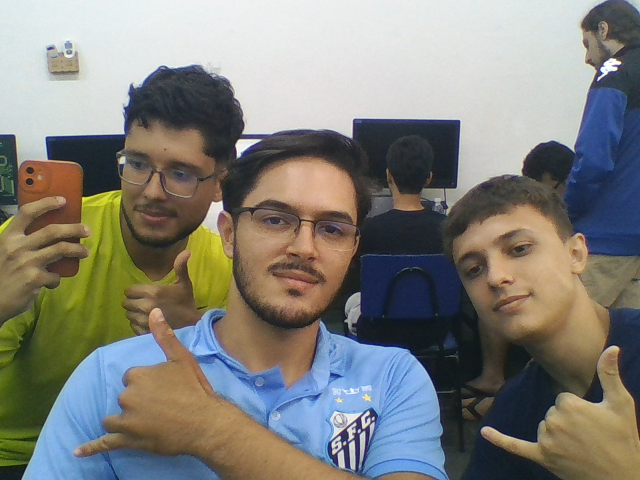
#> input picture data/JGL.png, 640 x 480 px, found by its file name
$ python exercicio2.py
#> lines starting #> are read from the running program, lines starting #| are printed output that depends on the picture
import pandas as pd
import numpy as np
import cv2
import matplotlib.pyplot as plt

# Lendo as duas imagens
image1 = cv2.imread("data/JGL.png")
#> image1 is the input picture: shape (480, 640, 3); mean B, G, R 122.4, 128.7, 129.4
image2 = cv2.imread("data/macau-parrot.jpg")
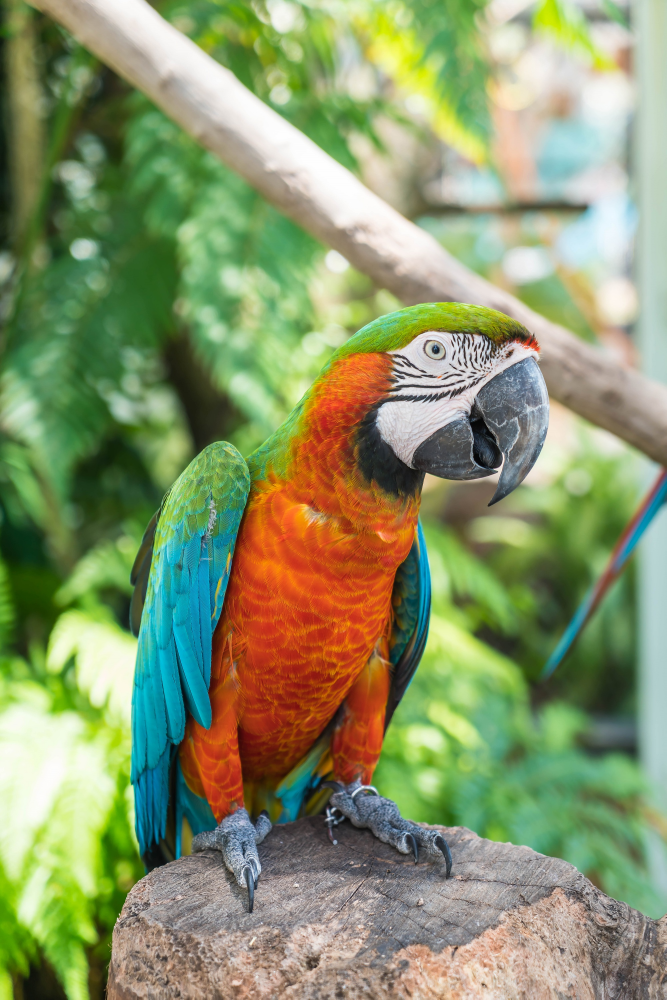
#> input picture data/macau-parrot.jpg, 2000 x 2998 px, found by its file name (shown at 1/3 size)
#> image2 is the input picture: shape (2998, 2000, 3); mean B, G, R 107.1, 149.1, 136.9

# Pegar as dimensões da primeira imagem
height, width = image1.shape[:2]
#> height = 480; width = 640

# Redimensionar a segunda imagem para ter o mesmo tamanho da primeira
image2_resized = cv2.resize(image2, (width, height))

# Converter para float para multiplicação
img1_float = image1.astype(np.float32)
img2_float = image2_resized.astype(np.float32)

# Subtracao com Clipping
sub_clipping = np.clip(image1.astype(np.int16) - image2_resized.astype(np.int16), 0, 255).astype(np.uint8)

# Multiplicacao com Clipping
mult_clipping = img1_float * img2_float / 255.0
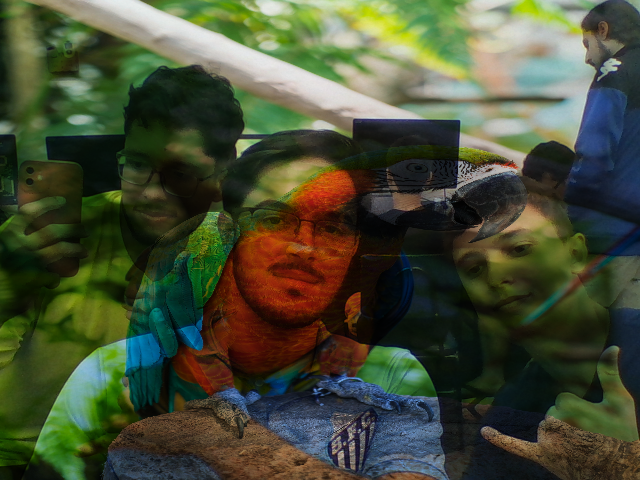
#> mult_clipping: shape (480, 640, 3) float32; mean B, G, R 53.8, 76.9, 70.4
mult_clipping = np.clip(mult_clipping, 0, 255).astype(np.uint8)

# Divisao com Clipping
div_safe = img2_float.copy()
div_safe[div_safe == 0] = 1
#> div_safe: shape (480, 640, 3) float32; mean B, G, R 107, 149, 136.8
div_clipping = img1_float / div_safe * 255.0
div_clipping = np.clip(div_clipping, 0, 255).astype(np.uint8)
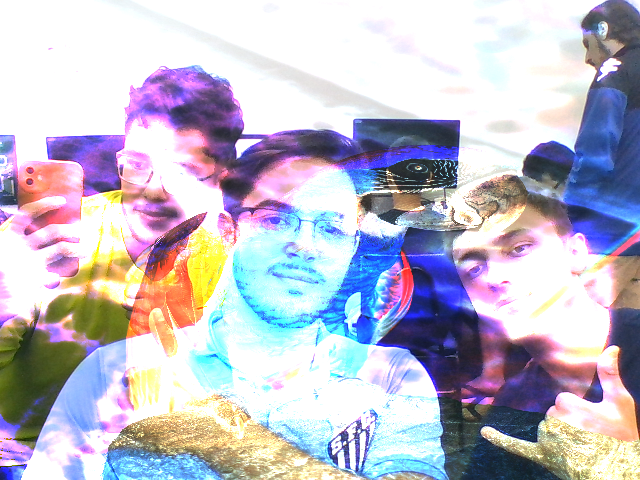
#> div_clipping: shape (480, 640, 3); mean B, G, R 202.2, 187.8, 191

# Subtracao com Média (para evitar estouro: (img1 - img2) / 2)
mediaSub = ((image1.astype(np.float32) + image2_resized.astype(np.float32)) / 2).astype(np.uint8)
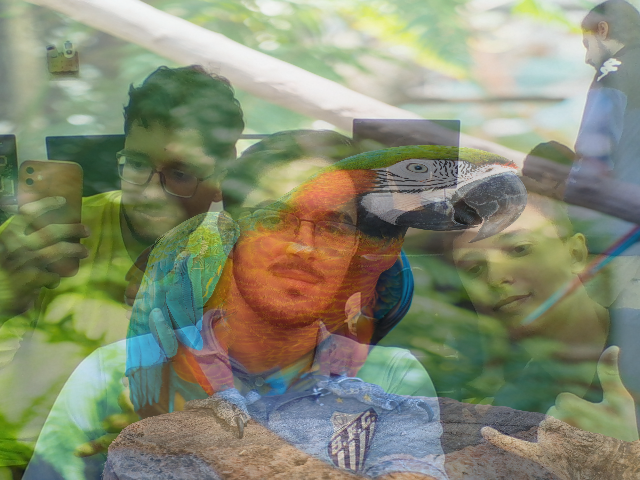
#> mediaSub: shape (480, 640, 3); mean B, G, R 114.5, 138.6, 132.8
sub_media = cv2.subtract(image1, mediaSub)
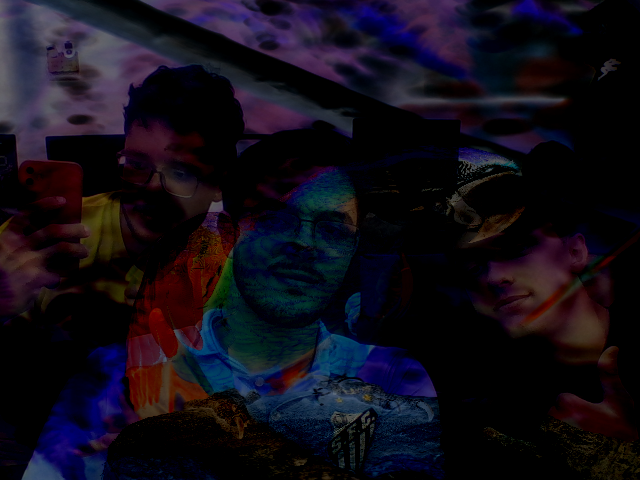
#> sub_media: shape (480, 640, 3); mean B, G, R 23.5, 13.1, 17.5

# Multiplicacao com Média
media = ((img1_float + img2_float) / 2.0)
mult_media = (img1_float * img2_float) / 255.0
mult_media = ((mult_media + media) / 2.0)
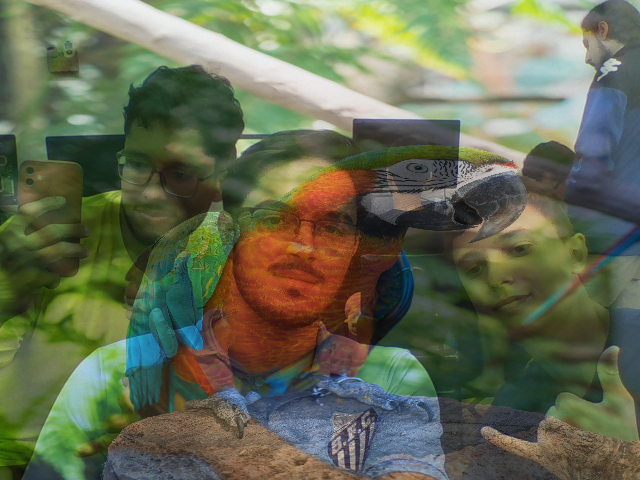
#> mult_media: shape (480, 640, 3) float32; mean B, G, R 84.2, 107.9, 101.7
mult_media = np.clip(mult_media, 0, 255).astype(np.uint8)

# Divisao com Media
div_media = (img1_float / div_safe * 255.0)
div_media = ((div_media + media) / 2.0)
div_media = np.clip(div_media, 0, 255).astype(np.uint8)
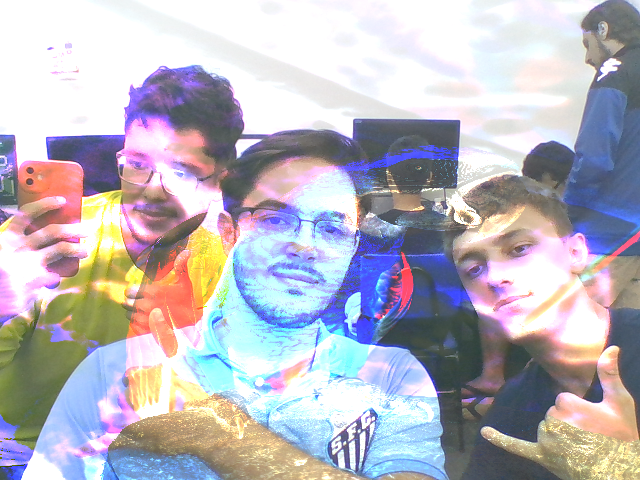
#> div_media: shape (480, 640, 3); mean B, G, R 190.6, 181.6, 185

# Função para mostrar imagens lado a lado
def mostrar_imagens(titulo, subClipping, subMedia, multClipping, multMedia, divClipping, divMedia):
#> called with titulo = 'Imagem'
    plt.figure(figsize=(18, 8))
    plt.subplot(2, 3, 1)
    plt.title(f'{titulo} - Subtracao com Clipping')
    plt.imshow(subClipping, cmap='gray')
    plt.axis('off')

    plt.subplot(2, 3, 2)
    plt.title(f'{titulo} - Subtracao com Media')
    plt.imshow(subMedia, cmap='gray')
    plt.axis('off')

    plt.subplot(2, 3, 3)
    plt.title(f'{titulo} - Multiplicacao com Clipping')
    plt.imshow(multClipping, cmap='gray')
    plt.axis('off')

    plt.subplot(2, 3, 4)
    plt.title(f'{titulo} - Multiplicacao com Media')
    plt.imshow(multMedia, cmap='gray')
    plt.axis('off')

    plt.subplot(2, 3, 5)
    plt.title(f'{titulo} - Divisao com Clipping')
    plt.imshow(divClipping, cmap='gray')
    plt.axis('off')

    plt.subplot(2, 3, 6)
    plt.title(f'{titulo} - Divisao com Media')
    plt.imshow(divMedia, cmap='gray')
    plt.axis('off')

    plt.tight_layout()
    plt.show()
#> figure, not shown here; B, G, R data is drawn as R, G, B

mostrar_imagens("Imagem", sub_clipping, sub_media, mult_clipping, mult_media, div_clipping, div_media)
